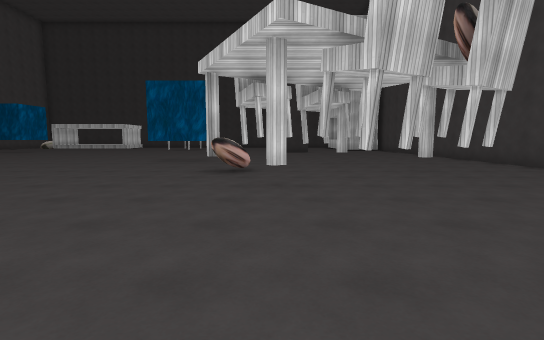
[1] (above)

20 first-person views from a walk through a 3-D level made in the Unity game engine. The camera is 1.4 m above the floor, tilts 6° down and sees 85° across. The floor is counted in squares, 2 m on a side. Each view is taken from the middle of a square. On the plan, view 1 faces up. The plan holds only what a view shows up to about 10 squares ahead; the rest is blank. The player character is not drawn. Some surface patterns are stand-ins.

[2]
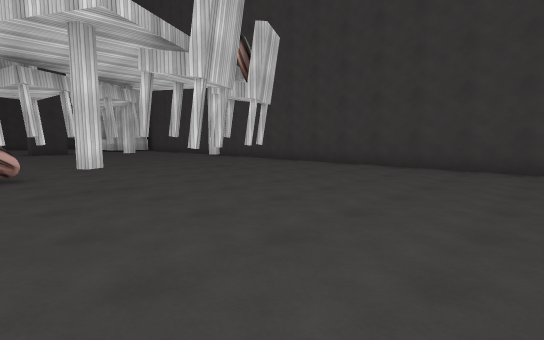

[3]
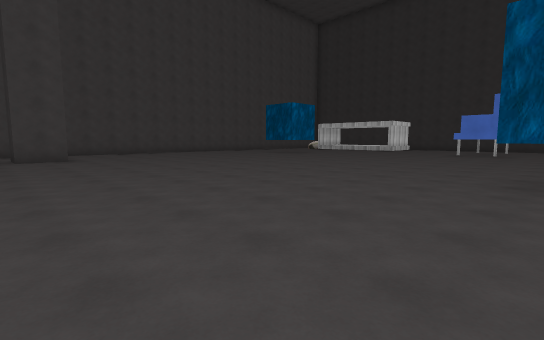

[4]
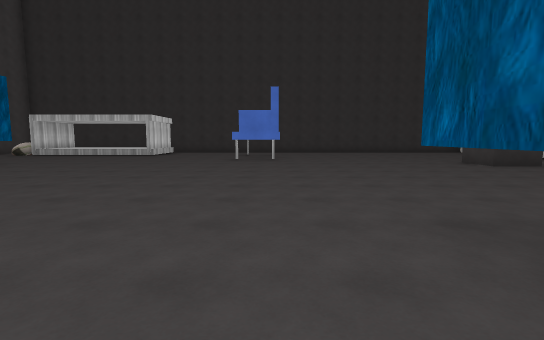

[5]
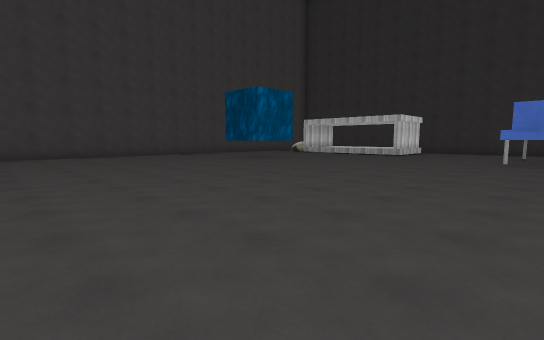

[6]
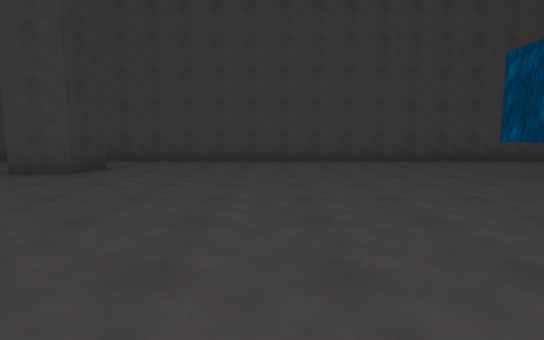

[7]
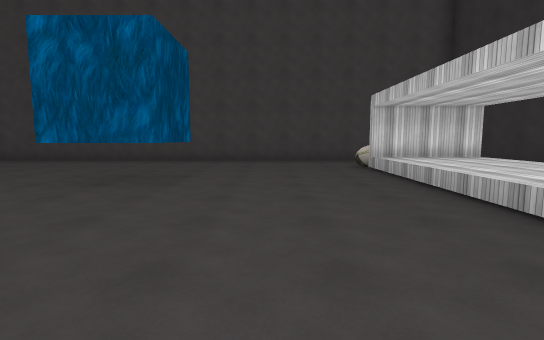

[8]
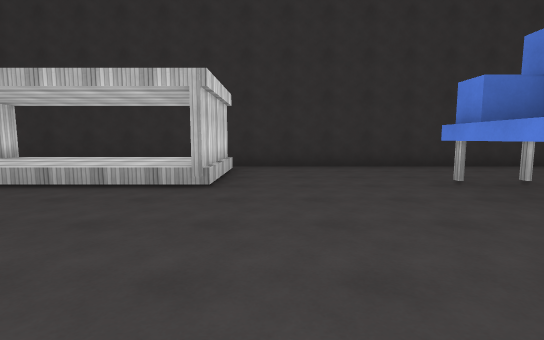

[9]
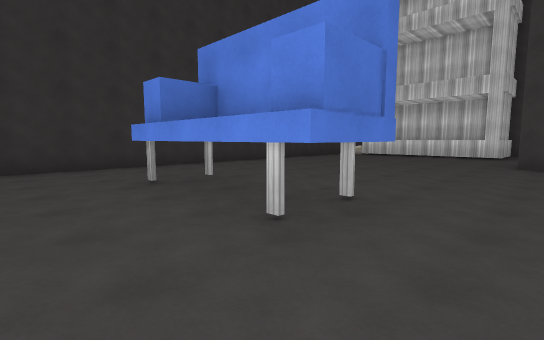

[10]
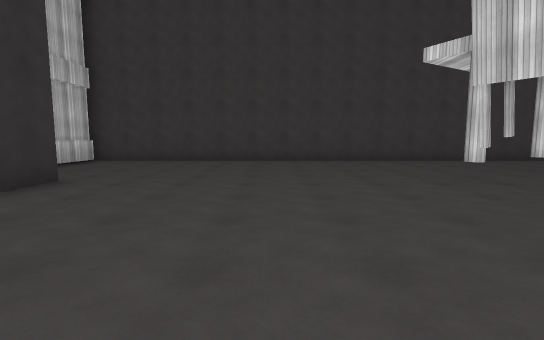

[11]
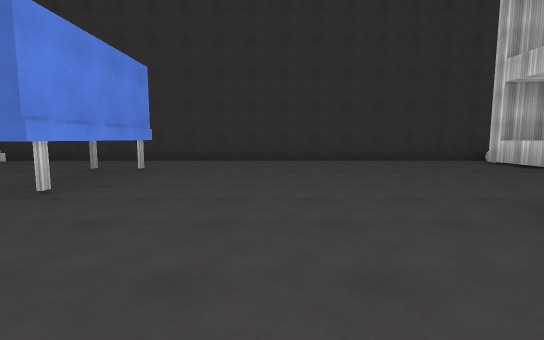

[12]
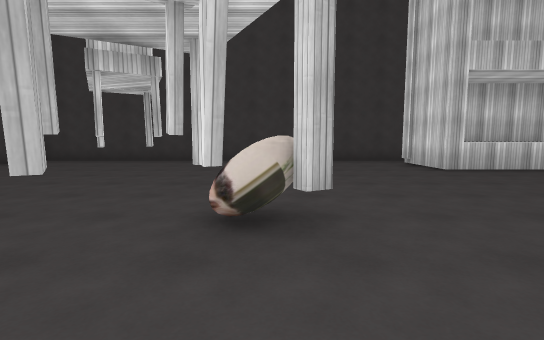

[13]
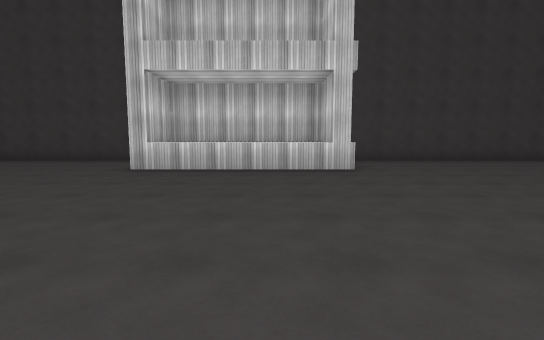

[14]
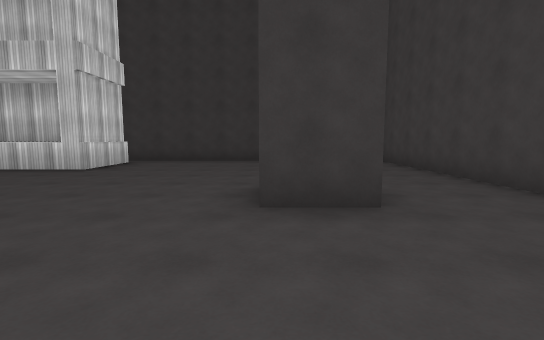

[15]
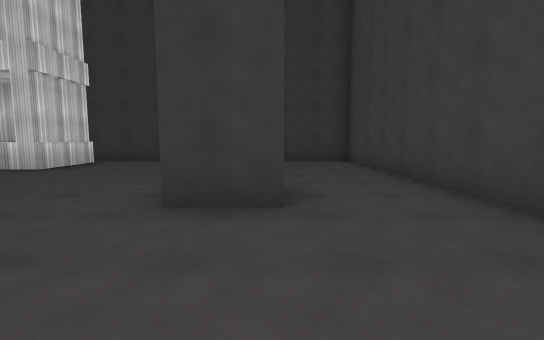

[16]
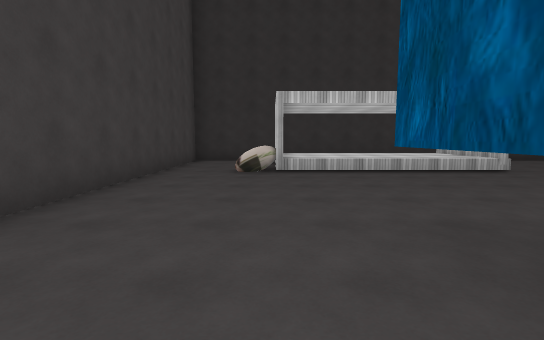

[17]
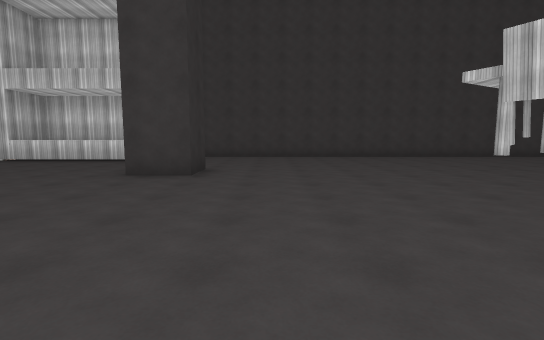

[18]
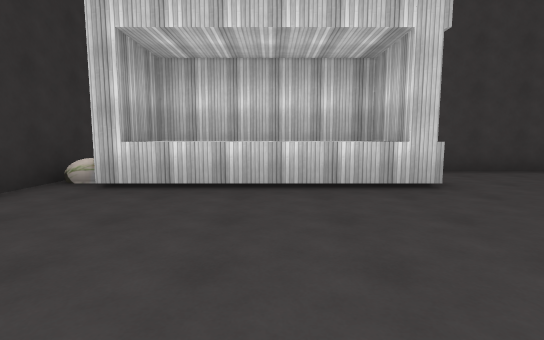

[19]
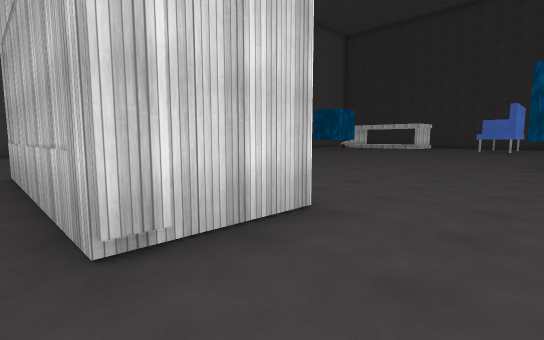

[20]
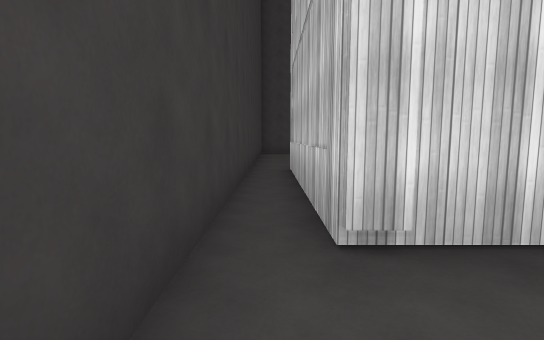

### Floor plan
Key: @ floor where view 1 was taken; # wall or solid block; . floor; ^ raised ledge; B box; C chair; T thing the floor can be seen under or through; O other object.
Columns run from 18 left of view 1 to 7 right of it. Each row starts with its distance up from view 1.
 24 #########################
 23 #......................O
 22 #..^^^^^#..............^^
 21 #..#^^^^#..............^^
 20 #..O........TO.........^^
 19 #...........TT.........^^
 18 #...........TO.........###
 17 #........................#
 16 #...BB.............#.....#
 15 #...BB...................#
 14 #........................#
 13 #........................#
 12 #........................#
 11 #........................#
 10 #..............BB........#
  9 #..............BB........#
  8 #.................CCC....#
  7 #................OC......#
  6 #..##............O...#...#
  5 #..##................C...#
  4 #.................#CC....#
  3 #........................#
  2 #........^^^^#...........#
  1 #........#####...........#
  0 #.................@......#
 -1 ##########################

Where each view was taken, in squares from view 1:
view 1: 0 up, 0 right, facing up
view 2: 0 up, 1 left, facing up-right
view 3: 4 up, 3 left, facing up-left
view 4: 8 up, 5 left, facing up
view 5: 8 up, 5 left, facing up-left
view 6: 10 up, 8 left, facing left
view 7: 18 up, 8 left, facing left
view 8: 16 up, 9 left, facing up
view 9: 16 up, 8 left, facing up-right
view 10: 12 up, 3 left, facing right
view 11: 14 up, 2 left, facing up
view 12: 9 up, 1 left, facing down
view 13: 9 up, 8 left, facing down
view 14: 9 up, 14 left, facing down
view 15: 9 up, 15 left, facing down
view 16: 14 up, 15 left, facing up
view 17: 14 up, 5 left, facing right
view 18: 20 up, 0 right, facing right
view 19: 0 up, 3 left, facing up-left
view 20: 0 up, 3 left, facing left
